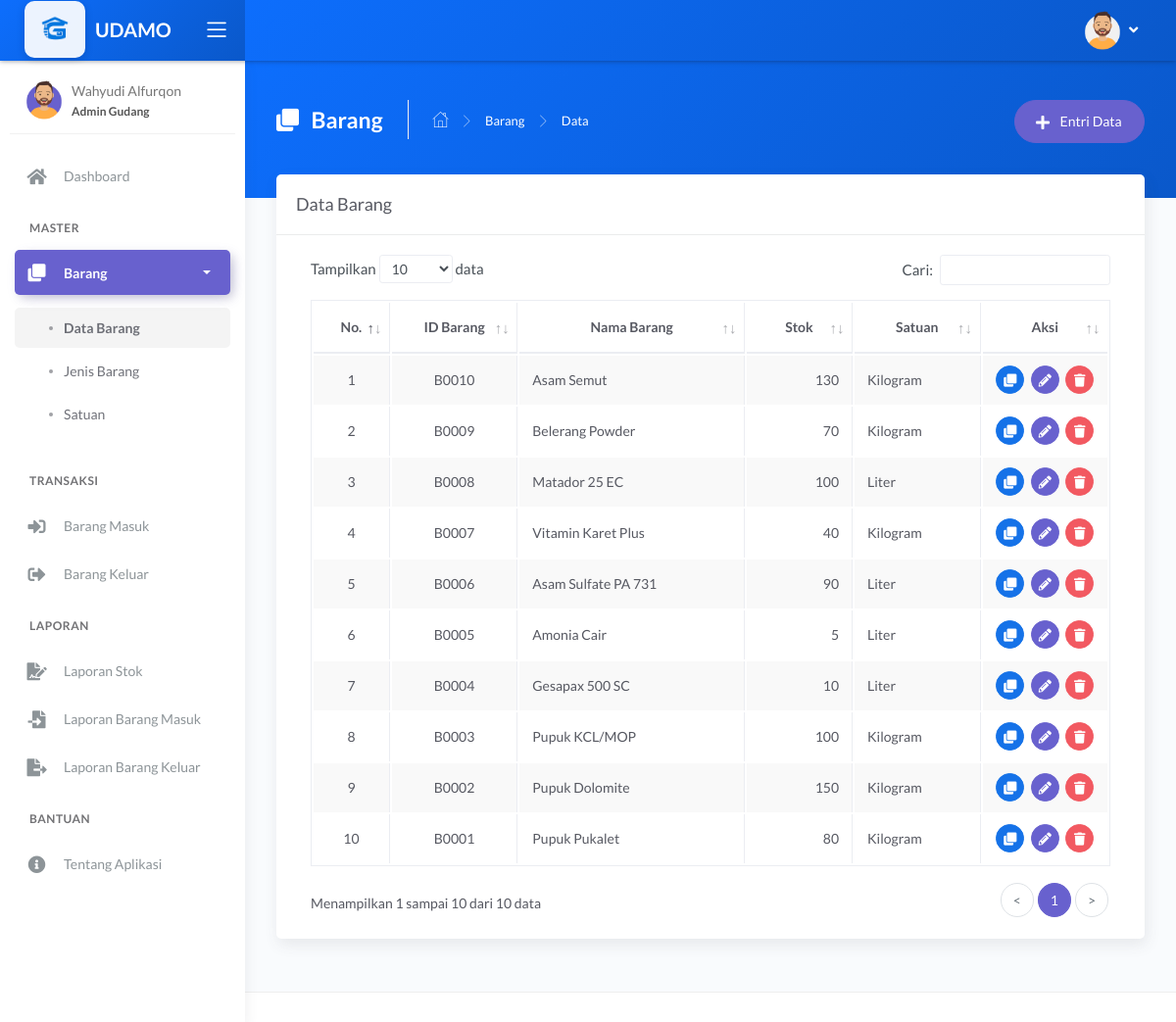
Page /main.php?module=barang (signed in) on the earlier database version.
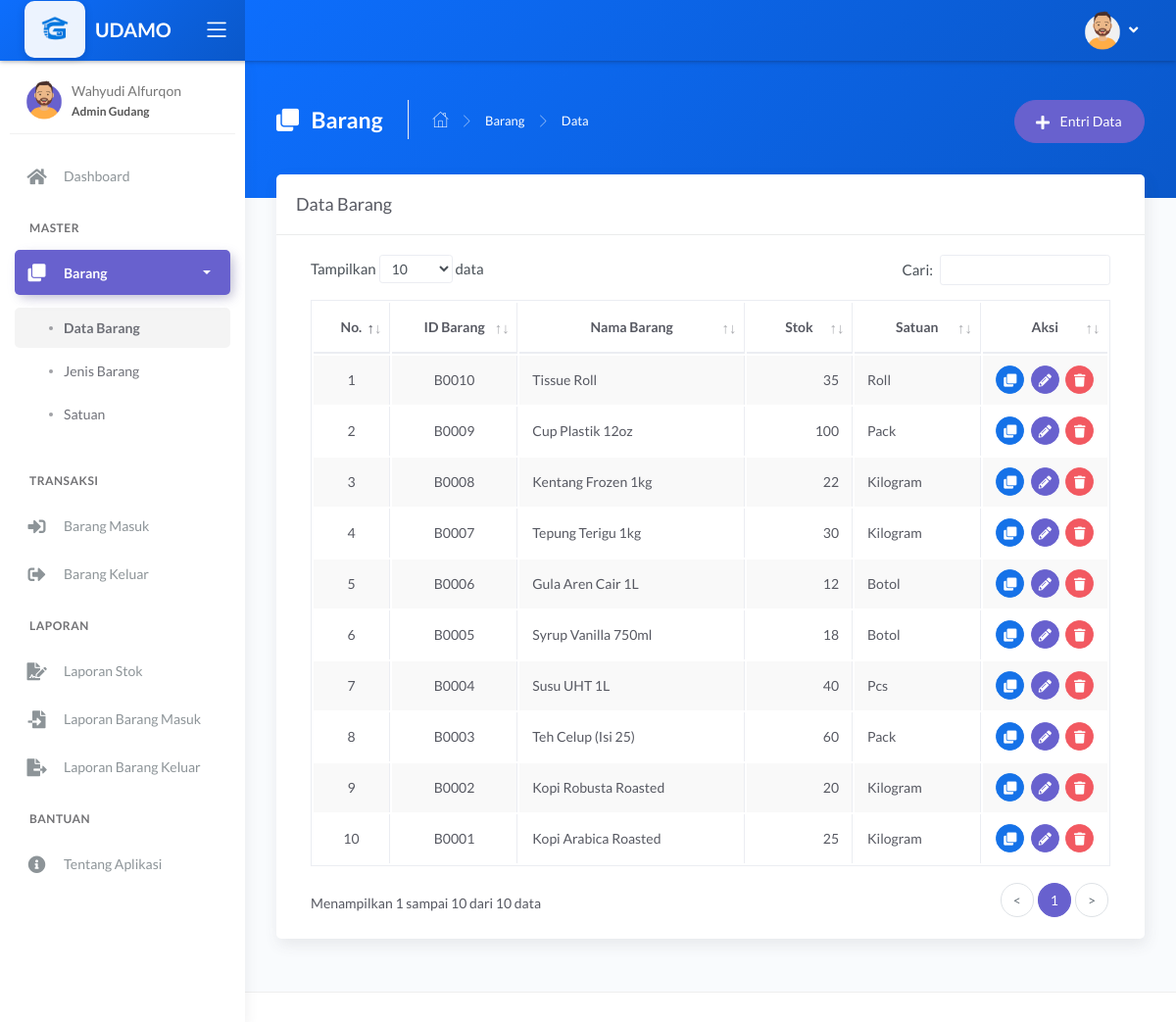
Same page on the later database version.
### tables this page shows
CREATE TABLE `tbl_barang` (
  `id_barang` varchar(5) NOT NULL,
  `nama_barang` varchar(100) NOT NULL,
  `jenis` int(11) NOT NULL,
  `stok_minimum` int(11) NOT NULL,
  `stok` int(11) NOT NULL DEFAULT '0',
  `satuan` int(11) NOT NULL,
  `foto` varchar(100) DEFAULT NULL
);

CREATE TABLE `tbl_satuan` (
  `id_satuan` int(11) NOT NULL,
  `nama_satuan` varchar(30) NOT NULL
);

### modules/barang/tampil_data.php (the view, shortened to what this page needs)
<?php
if (basename($_SERVER['PHP_SELF']) === basename(__FILE__)) {
    header('location: 404.html');
}
else {
?>
  <div class="panel-header" style="background: linear-gradient(135deg, #0d6efd, #0a58ca);">
        <div class="page-inner py-45">
            <div class="d-flex align-items-left align-items-md-top flex-column flex-md-row">
                <div class="page-header text-white">
                    <h4 class="page-title text-white"><i class="fas fa-clone mr-2"></i> Barang</h4>
                    <ul class="breadcrumbs">
                        <li class="nav-home"><a href="?module=dashboard"><i class="flaticon-home text-white"></i></a></li>
                        <li class="separator"><i class="flaticon-right-arrow"></i></li>
                        <li class="nav-item"><a href="?module=barang" class="text-white">Barang</a></li>
                        <li class="separator"><i class="flaticon-right-arrow"></i></li>
                        <li class="nav-item"><a>Data</a></li>
                    </ul>
                </div>
                <div class="ml-md-auto py-2 py-md-0">
                    <a href="?module=form_entri_barang" class="btn btn-secondary btn-round">
                        <span class="btn-label"><i class="fa fa-plus mr-2"></i></span> Entri Data
                    </a>
                </div>
            </div>
        </div>
    </div>
    <div class="page-inner mt--5">
        <div class="card">
            <div class="card-header">
                <div class="card-title">Data Barang</div>
            </div>
            <div class="card-body">
                <div class="table-responsive">
                    <table id="basic-datatables" class="display table table-bordered table-striped table-hover">
                        <thead>
                            <tr>
                                <th class="text-center">No.</th>
                                <th class="text-center">ID Barang</th>
                                <th class="text-center">Nama Barang</th>
                                <th class="text-center">Stok</th>
                                <th class="text-center">Satuan</th>
                                <th class="text-center">Aksi</th>
                            </tr>
                        </thead>
                        <tbody>
                            <?php
                            $no = 1;
                            $query = mysqli_query($mysqli, "SELECT a.id_barang, a.nama_barang, a.stok, a.satuan, b.nama_satuan
                                                            FROM tbl_barang as a INNER JOIN tbl_satuan as b ON a.satuan=b.id_satuan
                                                            ORDER BY a.id_barang DESC")
                                                            or die('Ada kesalahan pada query tampil data : ' . mysqli_error($mysqli));
                            while ($data = mysqli_fetch_assoc($query)) { ?>
                                <tr>
                                    <td width="50" class="text-center"><?php echo $no++; ?></td>
                                    <td width="100" class="text-center"><?php echo $data['id_barang']; ?></td>
                                    <td width="200"><?php echo $data['nama_barang']; ?></td>
                                    <td width="80" class="text-right"><?php echo $data['stok']; ?></td>
                                    <td width="100"><?php echo $data['nama_satuan']; ?></td>
                                    <td width="100" class="text-center">
                                        <div>
                                            <a href="?module=tampil_detail_barang&id=<?php echo $data['id_barang']; ?>" class="btn btn-icon btn-round btn-primary btn-sm mr-md-1" data-toggle="tooltip" data-placement="top" title="Detail">
                                                <i class="fas fa-clone fa-sm"></i>
                                            </a>
                                            <a href="?module=form_ubah_barang&id=<?php echo $data['id_barang']; ?>" class="btn btn-icon btn-round btn-secondary btn-sm mr-md-1" data-toggle="tooltip" data-placement="top" title="Ubah">
                                                <i class="fas fa-pencil-alt fa-sm"></i>
                                            </a>
                                            <a href="modules/barang/proses_hapus.php?id=<?php echo $data['id_barang']; ?>" onclick="return confirm('Anda yakin ingin menghapus data barang <?php echo $data['nama_barang']; ?>?')" class="btn btn-icon btn-round btn-danger btn-sm" data-toggle="tooltip" data-placement="top" title="Hapus">
                                                <i class="fas fa-trash fa-sm"></i>
                                            </a>
                                        </div>
                                    </td>
                                </tr>
                            <?php } ?>
                        </tbody>
                    </table>
                </div>
            </div>
        </div>
    </div>
<?php } ?>

Differences in the rows shown:
changed tbl_barang "B0010": nama_barang "Asam Semut" → "Tissue Roll"; stok "130" → "35"; tbl_satuan.nama_satuan "Kilogram" → "Roll"
changed tbl_barang "B0009": nama_barang "Belerang Powder" → "Cup Plastik 12oz"; stok "70" → "100"; tbl_satuan.nama_satuan "Kilogram" → "Pack"
changed tbl_barang "B0008": nama_barang "Matador 25 EC" → "Kentang Frozen 1kg"; stok "100" → "22"; tbl_satuan.nama_satuan "Liter" → "Kilogram"
changed tbl_barang "B0007": nama_barang "Vitamin Karet Plus" → "Tepung Terigu 1kg"; stok "40" → "30"
changed tbl_barang "B0006": nama_barang "Asam Sulfate PA 731" → "Gula Aren Cair 1L"; stok "90" → "12"; tbl_satuan.nama_satuan "Liter" → "Botol"
changed tbl_barang "B0005": nama_barang "Amonia Cair" → "Syrup Vanilla 750ml"; stok "5" → "18"; tbl_satuan.nama_satuan "Liter" → "Botol"
changed tbl_barang "B0004": nama_barang "Gesapax 500 SC" → "Susu UHT 1L"; stok "10" → "40"; tbl_satuan.nama_satuan "Liter" → "Pcs"
changed tbl_barang "B0003": nama_barang "Pupuk KCL/MOP" → "Teh Celup (Isi 25)"; stok "100" → "60"; tbl_satuan.nama_satuan "Kilogram" → "Pack"
changed tbl_barang "B0002": nama_barang "Pupuk Dolomite" → "Kopi Robusta Roasted"; stok "150" → "20"
changed tbl_barang "B0001": nama_barang "Pupuk Pukalet" → "Kopi Arabica Roasted"; stok "80" → "25"
